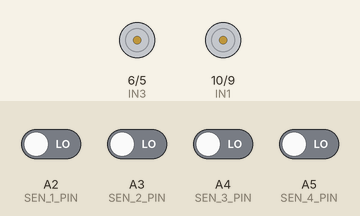
Recording of a sketch running on a simulated Arduino Uno, built with avr-gcc and run on an emulated ATmega328P. Parts: motor-driver pin pairs drawn as motors (green arrow = first pin HIGH = forward, orange = second pin HIGH = backward, longer = more drive). The test bench sets the inputs (shaded band); at power-on: A2 (SEN_1_PIN), A3 (SEN_2_PIN), A4 (SEN_3_PIN), A5 (SEN_4_PIN) LOW. What the sketch prints to the serial monitor is not drawn.

Above: at 1.2 s.
1.3 s: A2 (SEN_1_PIN) driven HIGH
At 2.2 s:
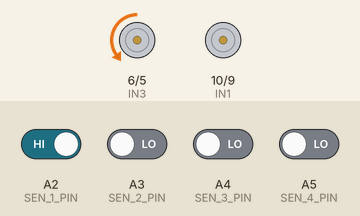
2.8 s: A4 (SEN_3_PIN) driven HIGH
At 3.2 s:
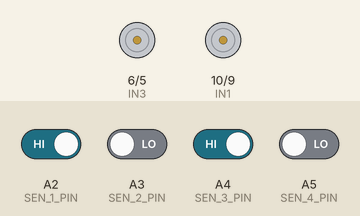
4.3 s: A3 (SEN_2_PIN) driven HIGH
At 5.5 s:
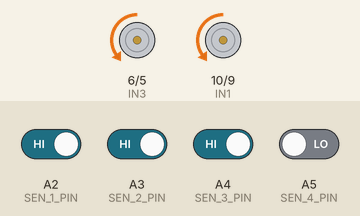
5.8 s: A5 (SEN_4_PIN) driven HIGH
At 6.8 s:
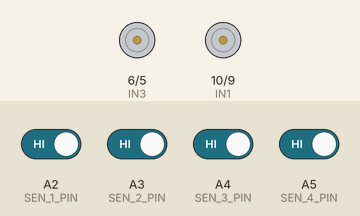
7.3 s: A5 (SEN_4_PIN) driven LOW
At 8.0 s:
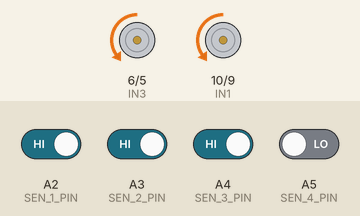
8.8 s: A3 (SEN_2_PIN) driven LOW
At 10.2 s:
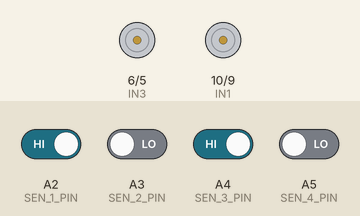
Timing chart, 0 to 11.3 s (numbered marks = the images above; inputs shaded):
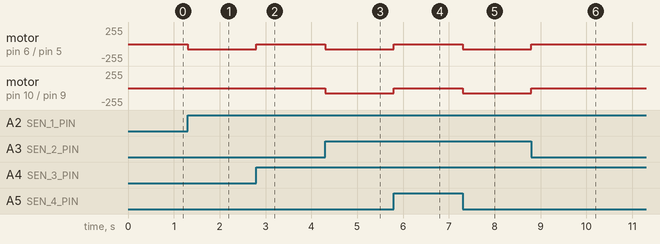

The sketch:

Source_Code.ino
```cpp
/*************************************
 * Line Follower Robot*
 *  Code Written by MYBOTIC  *
 *************************************/

#define SEN_1_PIN A2
#define SEN_2_PIN A3
#define SEN_3_PIN A4
#define SEN_4_PIN A5

#define IN1 10
#define IN2 9
#define IN3 6
#define IN4 5

#define MOT_RIGHT 0
#define MOT_LEFT 1


void setup()
{
  pinMode(SEN_1_PIN, INPUT);
  pinMode(SEN_2_PIN, INPUT);
  pinMode(SEN_3_PIN, INPUT);
  pinMode(SEN_4_PIN, INPUT);

  pinMode(IN1, OUTPUT);
  pinMode(IN2, OUTPUT);
  pinMode(IN3, OUTPUT);
  pinMode(IN4, OUTPUT);
  Serial.begin(9600);
}

void loop()
{
  char cSen_Status = 0b00000000;

  cSen_Status = cRead_Sensor();

  if((cSen_Status == 0b00000110) || (cSen_Status == 0b00000111) || (cSen_Status == 0b00001110)) //Forward
  {
    vMotor_Control(MOT_RIGHT, 80);
    vMotor_Control(MOT_LEFT, 80);
  }
  else if((cSen_Status == 0b00000010) || (cSen_Status == 0b00000011) || (cSen_Status == 0b00000001))
  {
    vMotor_Control(MOT_RIGHT, 0);
    vMotor_Control(MOT_LEFT, 80);
  }
  else if((cSen_Status == 0b00000100) || (cSen_Status == 0b00001100) || (cSen_Status == 0b00001000))
  {
    vMotor_Control(MOT_RIGHT, 80);
    vMotor_Control(MOT_LEFT, 0);
  }
  else
  {
    vMotor_Control(MOT_RIGHT, 0);
    vMotor_Control(MOT_LEFT, 0);
  }


  Serial.println((short)cSen_Status);
}

char cRead_Sensor(void) //stop
{
  short sSen_Pin[4] = {SEN_1_PIN, SEN_2_PIN, SEN_3_PIN, SEN_4_PIN};
  char cStatus = 0b00000000;

  for(short i=0; i<4; i++)
  {
    cStatus = cStatus | (digitalRead(sSen_Pin[i]) << i);
  }

  return cStatus;
}

void vMotor_Control(short sWhich_Mot, short sSpeed)
{
  if(sWhich_Mot == MOT_RIGHT)
  {
    if(sSpeed < 0) //reverse
    {
      sSpeed = abs(sSpeed);
      analogWrite(IN1, sSpeed);
      digitalWrite(IN2, LOW);
    }
    else
    {
      digitalWrite(IN1, LOW);
      analogWrite(IN2, sSpeed);
    }
  }
  else
  {
    if(sSpeed < 0) //reverse
    {
      sSpeed = abs(sSpeed);
      analogWrite(IN3, sSpeed);
      digitalWrite(IN4, LOW);
    }
    else
    {
      digitalWrite(IN3, LOW);
      analogWrite(IN4, sSpeed);
    }
  }
}
```

Measured:
- after the input at 1.3 s, motor on pin 6 (IN3) / pin 5 (IN4): stopped → backward 80/255 at once
- after the input at 2.8 s, motor on pin 6 (IN3) / pin 5 (IN4): backward 80/255 → stopped at once
- after the input at 4.3 s, motor on pin 6 (IN3) / pin 5 (IN4), motor on pin 10 (IN1) / pin 9 (IN2): stopped → backward 80/255 at once
- after the input at 5.8 s, motor on pin 6 (IN3) / pin 5 (IN4), motor on pin 10 (IN1) / pin 9 (IN2): backward 80/255 → stopped at once
- after the input at 7.3 s, motor on pin 6 (IN3) / pin 5 (IN4), motor on pin 10 (IN1) / pin 9 (IN2): stopped → backward 80/255 at once
- after the input at 8.8 s, motor on pin 6 (IN3) / pin 5 (IN4), motor on pin 10 (IN1) / pin 9 (IN2): backward 80/255 → stopped at once
